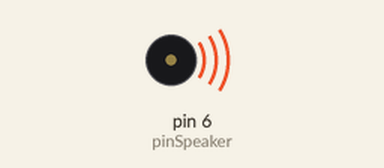
This sketch was run on a simulated Arduino Uno, built with avr-gcc and run on an emulated ATmega328P. Parts: buzzer (waves = sounding).

Above: at 1.15 s.
Timing chart, 0 to 4.0 s (numbered marks = the images above):
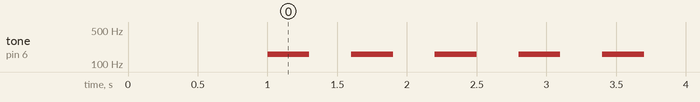

Measured:
- by itself, tone on pin 6 (pinSpeaker): alternates 160 Hz for 0.30 s and silent for 0.30 s

The sketch:

test_son_simple.ino
```cpp
int pinSpeaker = 6;

void setup() {
  // put your setup code here, to run once:
pinMode(pinSpeaker, OUTPUT);
delay(1000);
}

void loop() {
  // put your main code here, to run repeatedly:
 tone(pinSpeaker, 160, 300);
 delay(300);
 tone(pinSpeaker, 0, 300);
 delay(300);
}
```
